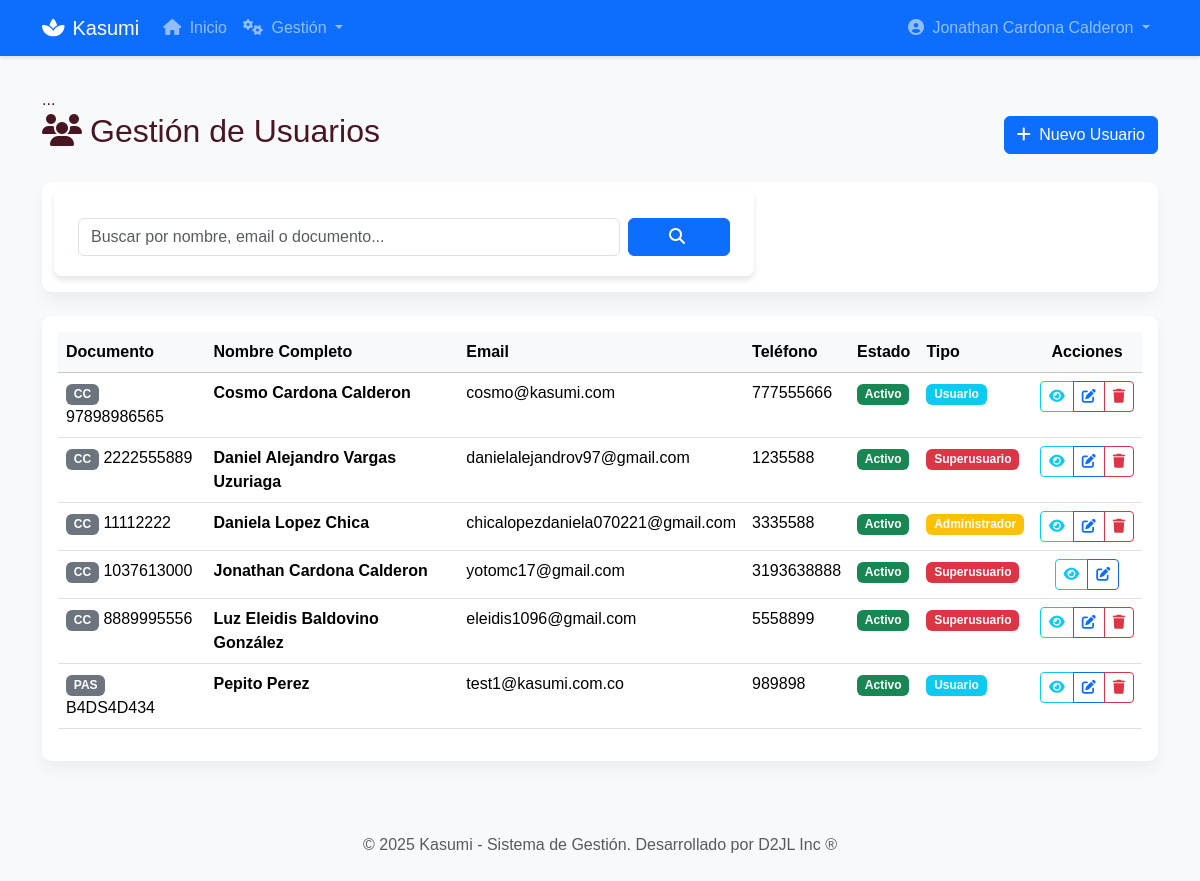
/usuarios/usuarios/ (signed in), run on an earlier commit of the app's database.
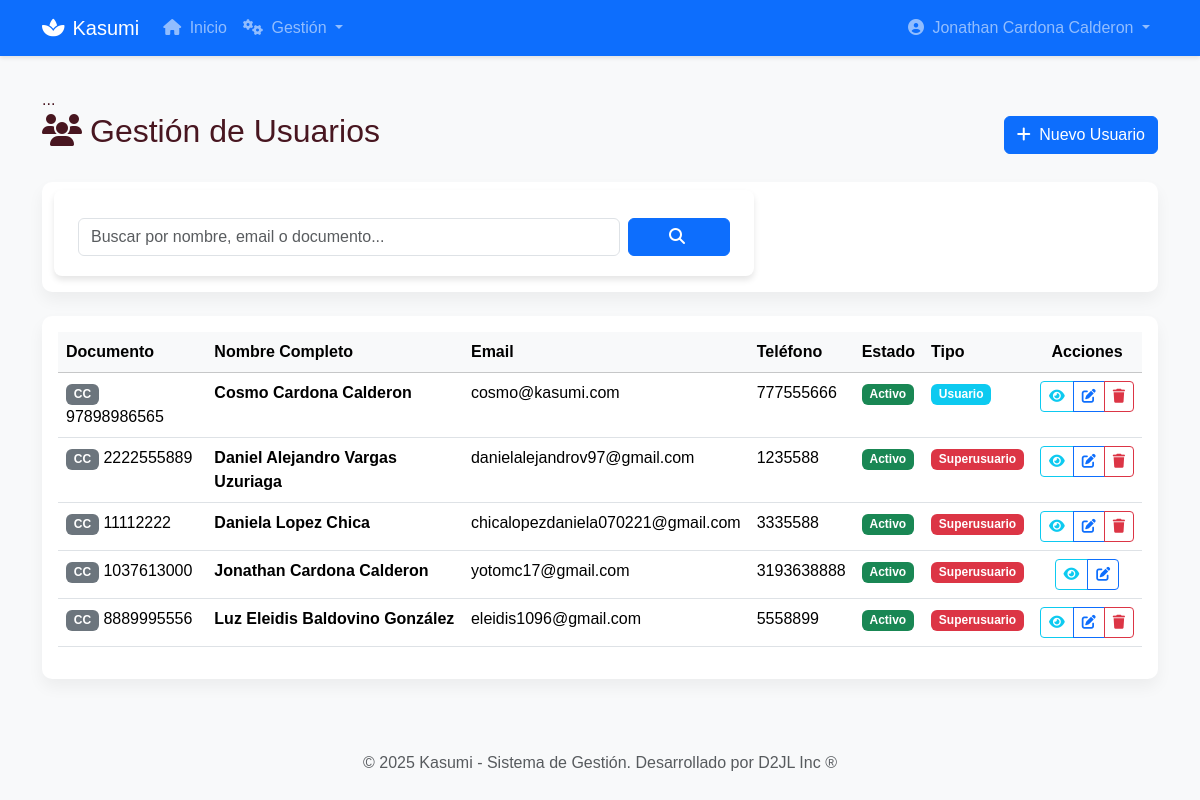
And on a later commit of the database.
### accounts/models.py (models this page shows, shortened)
class Usuario(AbstractUser):
    TIPO_DOCUMENTO_CHOICES = [
        ('CC', 'Cédula de Ciudadanía'),
        ('CE', 'Cédula de Extranjería'),
        ('TI', 'Tarjeta de Identidad'),
        ('PAS', 'Pasaporte'),
    ]
    username = None
    email = models.EmailField(_('email address'), unique=True)
    tipo_documento = models.CharField(
        max_length=3,
        choices=TIPO_DOCUMENTO_CHOICES,
        default='CC',
        verbose_name='Tipo de Documento'
    )
    numero_documento = models.CharField(
        max_length=20,
        unique=True,
        verbose_name='Número de Documento'
    )
    telefono = models.CharField(max_length=15, blank=True, verbose_name='Teléfono')
    direccion = models.TextField(blank=True, verbose_name='Dirección')
    ciudad = models.CharField(max_length=100, blank=True, verbose_name='Ciudad')
    fecha_nacimiento = models.DateField(null=True, blank=True, verbose_name='Fecha de Nacimiento')
    USERNAME_FIELD = 'email'
    REQUIRED_FIELDS = ['numero_documento', 'first_name', 'last_name']
    objects = UsuarioManager()
    class Meta:
        verbose_name = 'Usuario'
        verbose_name_plural = 'Usuarios'

### gestion_usuarios/views.py (the view, shortened to what this page needs)
# urls.py: path('usuarios/', views.ListaUsuariosView.as_view(), name='lista_usuarios'),
class ListaUsuariosView(LoginRequiredMixin, UserPassesTestMixin, ListView):
    model = Usuario
    template_name = 'gestion_usuarios/usuarios/lista_usuarios.html'
    context_object_name = 'usuarios'
    paginate_by = 15
    def test_func(self):
        return self.request.user.is_staff
    def get_queryset(self):
        queryset = super().get_queryset()
        busqueda = self.request.GET.get('busqueda', '').strip()
        return queryset.order_by('first_name', 'last_name')
    def get_context_data(self, **kwargs):
        context = super().get_context_data(**kwargs)
        context['titulo'] = _('Gestión de Usuarios')
        context['busqueda'] = self.request.GET.get('busqueda', '')
        return context

### templates/gestion_usuarios/usuarios/lista_usuarios.html (shortened to what the changed rows need)
{% extends "base.html" %}
{% load static %}
{% block content %}
<div class="row mb-4">
    <div class="col-12">
        <div class="d-flex justify-content-between align-items-center">
            <h2><i class="fas fa-users me-2"></i>{{ titulo }}</h2>
        </div>
    </div>
</div>
<div class="row">
    <div class="col-12">
        <div class="card">
            <div class="card-body">
                {% if usuarios %}
                <div class="table-responsive">
                    <table class="table table-hover">
                        <thead class="table-light">
                            <tr>
                                <th>Documento</th>
                                <th>Nombre Completo</th>
                                <th>Email</th>
                                <th>Teléfono</th>
                                <th>Estado</th>
                                <th>Tipo</th>
                                <th class="text-center">Acciones</th>
                            </tr>
                        </thead>
                        <tbody>
                            {% for usuario in usuarios %}
                            <tr>
                                <td>
                                    <span class="badge bg-secondary">{{ usuario.tipo_documento }}</span>
                                    {{ usuario.numero_documento }}
                                </td>
                                <td>
                                    <strong>{{ usuario.get_full_name }}</strong>
                                </td>
                                <td>{{ usuario.email }}</td>
                                <td>{{ usuario.telefono|default:"-" }}</td>
                                <td>
                                    {% if usuario.is_active %}
                                        <span class="badge bg-success">Activo</span>
                                    {% else %}
                                        <span class="badge bg-danger">Inactivo</span>
                                    {% endif %}
                                </td>
                                <td>
                                    {% if usuario.is_superuser %}
                                        <span class="badge bg-danger">Superusuario</span>
                                    {% elif usuario.is_staff %}
                                        <span class="badge bg-warning">Administrador</span>
                                    {% else %}
                                        <span class="badge bg-info">Usuario</span>
                                    {% endif %}
                                </td>
                                <td class="text-center">
                                    <div class="btn-group btn-group-sm" role="group">
                                        <a href="{% url 'gestion_usuarios:detalle_usuario' usuario.pk %}"
                                           class="btn btn-outline-info"
                                           data-bs-toggle="tooltip"
                                           title="Ver detalles">
                                            <i class="fas fa-eye"></i>
                                        </a>
                                        <a href="{% url 'gestion_usuarios:editar_usuario' usuario.pk %}"
                                           class="btn btn-outline-primary"
                                           data-bs-toggle="tooltip"
                                           title="Editar">
                                            <i class="fas fa-edit"></i>
                                        </a>
                                        {% if usuario != user %}
                                        <a href="{% url 'gestion_usuarios:eliminar_usuario' usuario.pk %}"
                                           class="btn btn-outline-danger"
                                           data-bs-toggle="tooltip"
                                           title="Eliminar">
                                            <i class="fas fa-trash"></i>
                                        </a>
                                        {% endif %}
                                    </div>
                                </td>
                            </tr>
                            {% endfor %}
                        </tbody>
                    </table>
                </div>
                {% endif %}
            </div>
        </div>
    </div>
</div>
{% endblock %}

### templates/base.html (shortened to what this page needs)
<!DOCTYPE html>
{% load static %}
<html lang="es">
<head>
    <link href="https://cdn.jsdelivr.net/npm/bootstrap@5.3.3/dist/css/bootstrap.min.css" rel="stylesheet">
    <link rel="stylesheet" href="https://cdnjs.cloudflare.com/ajax/libs/font-awesome/6.4.0/css/all.min.css">
    <link rel="stylesheet" href="{% static 'css/styles.css' %}">
</head>
<body class="{% block body_class %}{% endblock %}">
    {% if user.is_authenticated %}
    <nav class="navbar navbar-expand-lg navbar-dark bg-primary">
        <div class="container">
            <a class="navbar-brand" href="{% url 'core:home' %}">
                <i class="fas fa-spa me-2"></i>Kasumi
            </a>
            <div class="collapse navbar-collapse" id="navbarNav">
                <ul class="navbar-nav me-auto">
                    <li class="nav-item">
                        <a class="nav-link" href="{% url 'core:home' %}">
                            <i class="fas fa-home me-1"></i> Inicio
                        </a>
                    </li>
                    {% if user.is_staff %}
                    <li class="nav-item dropdown">
                        <a class="nav-link dropdown-toggle" href="#" id="gestionDropdown" role="button" data-bs-toggle="dropdown">
                            <i class="fas fa-cogs me-1"></i> Gestión
                        </a>
                    </li>
                    {% endif %}
                </ul>
                <ul class="navbar-nav">
                    <li class="nav-item dropdown">
                        <a class="nav-link dropdown-toggle" href="#" id="userDropdown" role="button" data-bs-toggle="dropdown">
                            <i class="fas fa-user-circle me-1"></i> {{ user.get_full_name|default:user.email }}
                        </a>
                    </li>
                </ul>
            </div>
        </div>
    </nav>
    {% endif %}
    <main class="container">
        ...
        {% block content %}{% endblock %}
    </main>
    <footer class="bg-light text-center text-muted py-4 mt-5">
        <div class="container">
            <p class="mb-0">© {% now "Y" %} Kasumi - Sistema de Gestión. <span class="d-none d-md-inline">Desarrollado por D2JL Inc ®</span></p>
        </div>
    </footer>
</body>
</html>

What changed in the data, as far as the page shows it:
removed Usuario: tipo_documento "PAS", numero_documento "B4DS4D434", get_full_name "Pepito Perez", email "test1@kasumi.com.co", telefono "989898", is_active "Activo", is_superuser "Usuario"
changed Usuario "Daniela Lopez Chica": is_superuser "Administrador" → "Superusuario"
